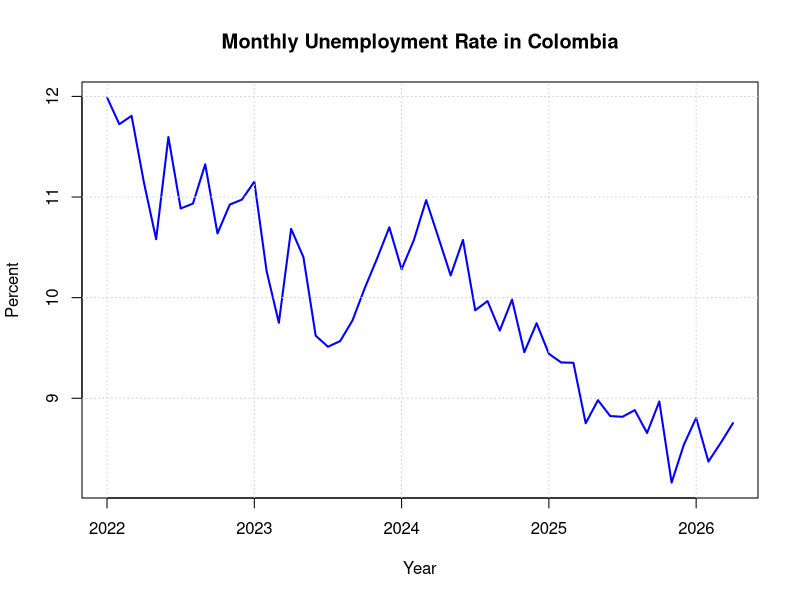
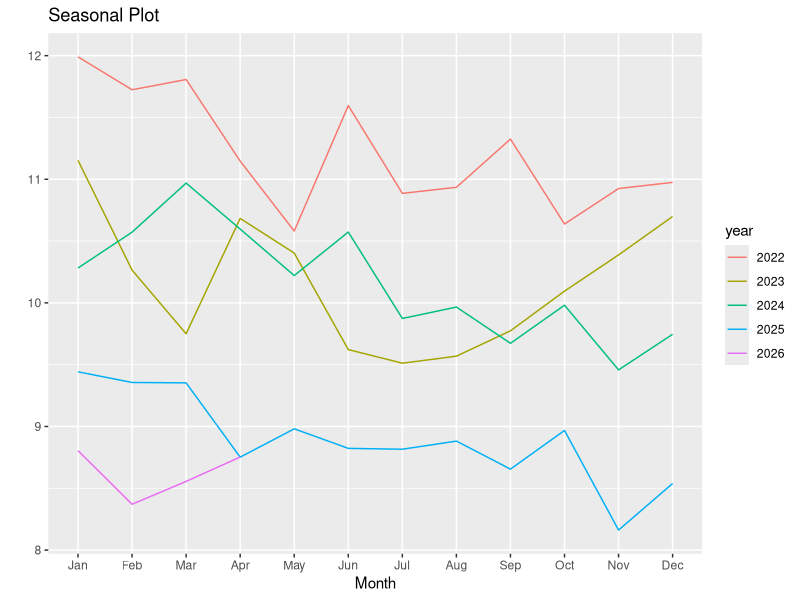
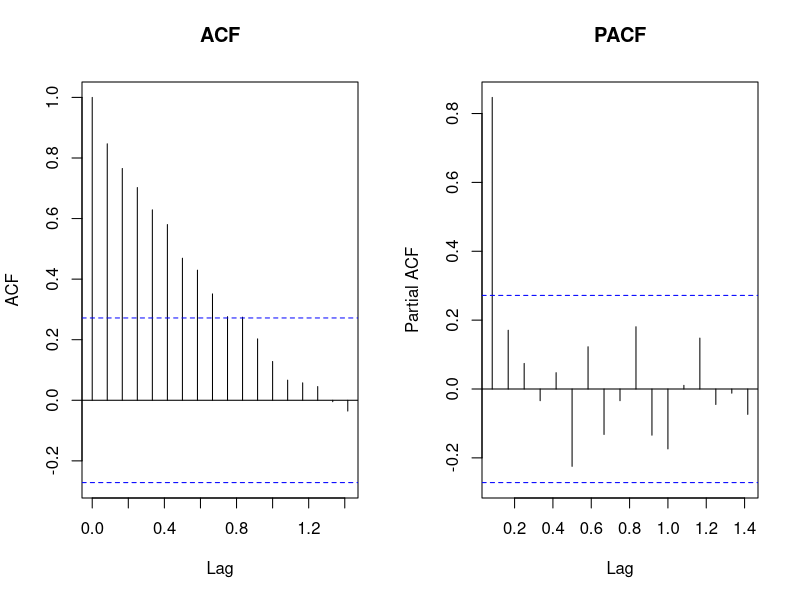
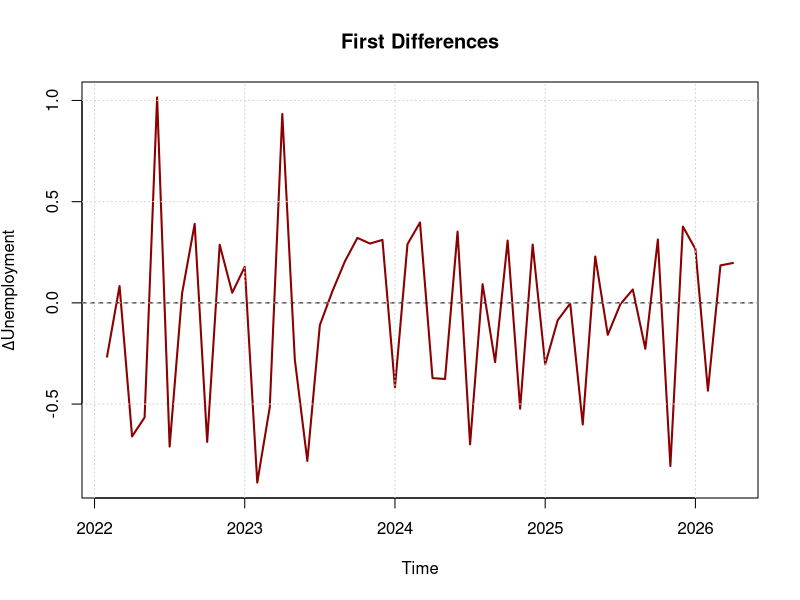
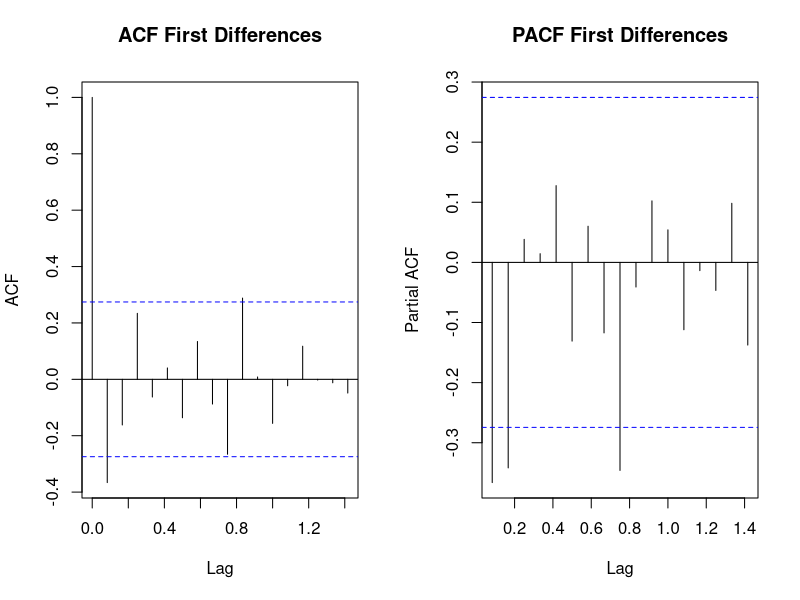
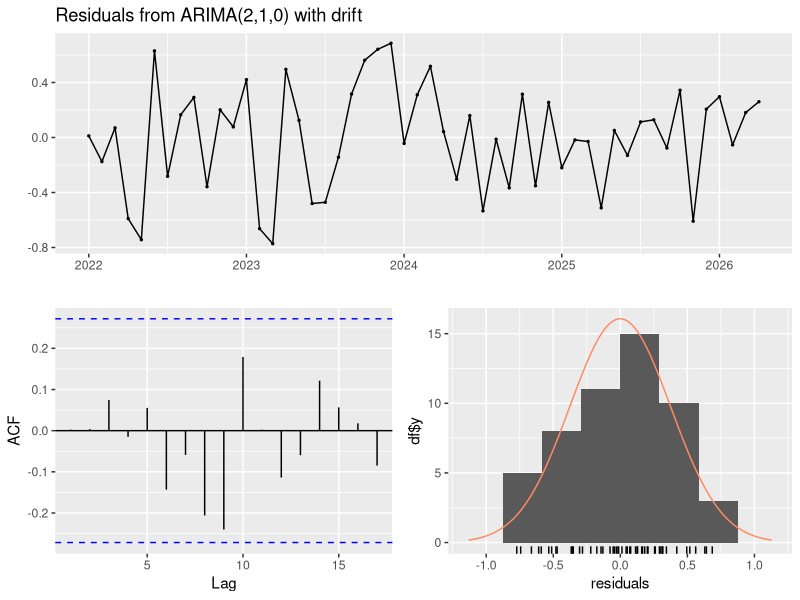
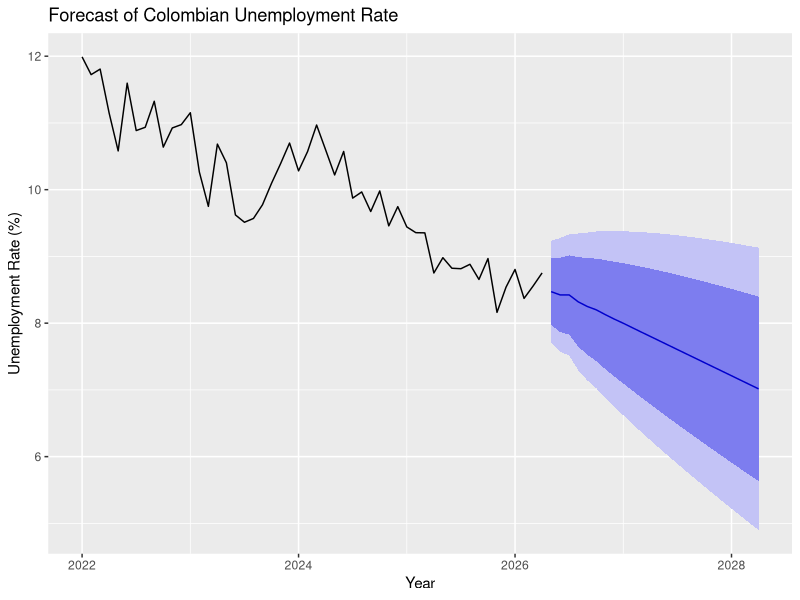

Generate these figures, in order, with R:
library(forecast)
library(tseries)
library(ggplot2)
unemp <- c(
  11.990,11.724,11.807,11.147,10.581,11.596,
  10.886,10.935,11.325,10.638,10.925,10.975,
  11.153,10.265,9.750,10.683,10.403,9.622,
  9.512,9.569,9.774,10.095,10.388,10.699,
  10.282,10.572,10.969,10.597,10.221,10.573,
  9.874,9.966,9.673,9.981,9.458,9.746,
  9.442,9.356,9.353,8.752,8.981,8.823,
  8.816,8.882,8.655,8.968,8.162,8.539,
  8.805,8.371,8.556,8.753)

y <- ts(unemp,
        start = c(2022,1),
        frequency = 12)
plot(y,
     main = "Monthly Unemployment Rate in Colombia",
     xlab = "Year",
     ylab = "Percent",
     col = "blue",
     lwd = 2)

grid()

ggseasonplot(y) +
  ggtitle("Seasonal Plot")
par(mfrow = c(1,2))

acf(y,
    main = "ACF")

pacf(y,
     main = "PACF")

par(mfrow = c(1,1))

adf.test(y)

ndiffs(y)
d1 <- diff(y)

plot(d1,
     main = "First Differences",
     ylab = expression(Delta*"Unemployment"),
     col = "darkred",
     lwd = 2)

abline(h = 0,
       lty = 2)

grid()

par(mfrow = c(1,2))

acf(d1,
    main = "ACF First Differences")

pacf(d1,
     main = "PACF First Differences")

par(mfrow = c(1,1))

adf.test(d1)

ndiffs(d1)
fit <- auto.arima(y,
                  seasonal = FALSE,
                  stepwise = FALSE,
                  approximation = FALSE)

summary(fit)

ord <- arimaorder(fit)

cat("Επιλεγμένο μοντέλο: ARIMA(",
    ord[1], ",", ord[2], ",", ord[3], ")\n")
m010 <- Arima(y, order = c(0,1,0))
m110 <- Arima(y, order = c(1,1,0))
m011 <- Arima(y, order = c(0,1,1))
m111 <- Arima(y, order = c(1,1,1))

comparison <- data.frame(
  
  Model = c("ARIMA(0,1,0)",
            "ARIMA(1,1,0)",
            "ARIMA(0,1,1)",
            "ARIMA(1,1,1)",
            "auto.arima"),
  
  AIC = c(m010$aic,
          m110$aic,
          m011$aic,
          m111$aic,
          fit$aic),
  
  BIC = c(BIC(m010),
          BIC(m110),
          BIC(m011),
          BIC(m111),
          BIC(fit))
)

comparison
if(adf.test(d1)$p.value > 0.05){
  
  d2 <- diff(d1)
  
  plot(d2,
       main = "Second Differences",
       col = "purple",
       lwd = 2)
  
  grid()
  
  par(mfrow = c(1,2))
  
  acf(d2,
      main = "ACF")
  
  pacf(d2,
       main = "PACF")
  
  par(mfrow = c(1,1))
  
  adf.test(d2)
  
}else{
  
  cat("Οι πρώτες διαφορές είναι στάσιμες.\n")
  
}
checkresiduals(fit)

Box.test(residuals(fit),
         lag = 12,
         type = "Ljung-Box",
         fitdf = ord[1] + ord[3])
fitAR <- tryCatch(
  
  Arima(y,
        order = c(ord[1] + 1,
                  ord[2],
                  ord[3])),
  
  error = function(e) NULL
)

fitMA <- tryCatch(
  
  Arima(y,
        order = c(ord[1],
                  ord[2],
                  ord[3] + 1)),
  
  error = function(e) NULL
)

cat("AIC βασικού μοντέλου:",
    round(fit$aic,3), "\n")

if(!is.null(fitAR))
  cat("AIC +AR:",
      round(fitAR$aic,3), "\n")

if(!is.null(fitMA))
  cat("AIC +MA:",
      round(fitMA$aic,3), "\n")
forecast24 <- forecast(fit, h = 24)

print(forecast24)

autoplot(forecast24) +
  ggtitle("Forecast of Colombian Unemployment Rate") +
  xlab("Year") +
  ylab("Unemployment Rate (%)")
data.frame(
  
  Forecast = forecast24$mean,
  
  Lower80 = forecast24$lower[,1],
  Upper80 = forecast24$upper[,1],
  
  Lower95 = forecast24$lower[,2],
  Upper95 = forecast24$upper[,2]
  
)
cat("\n=====================================\n")

cat("Τελικό μοντέλο:\n")

print(fit)

cat("\nAIC :", AIC(fit))
cat("\nBIC :", BIC(fit))

cat("\n=====================================\n")
